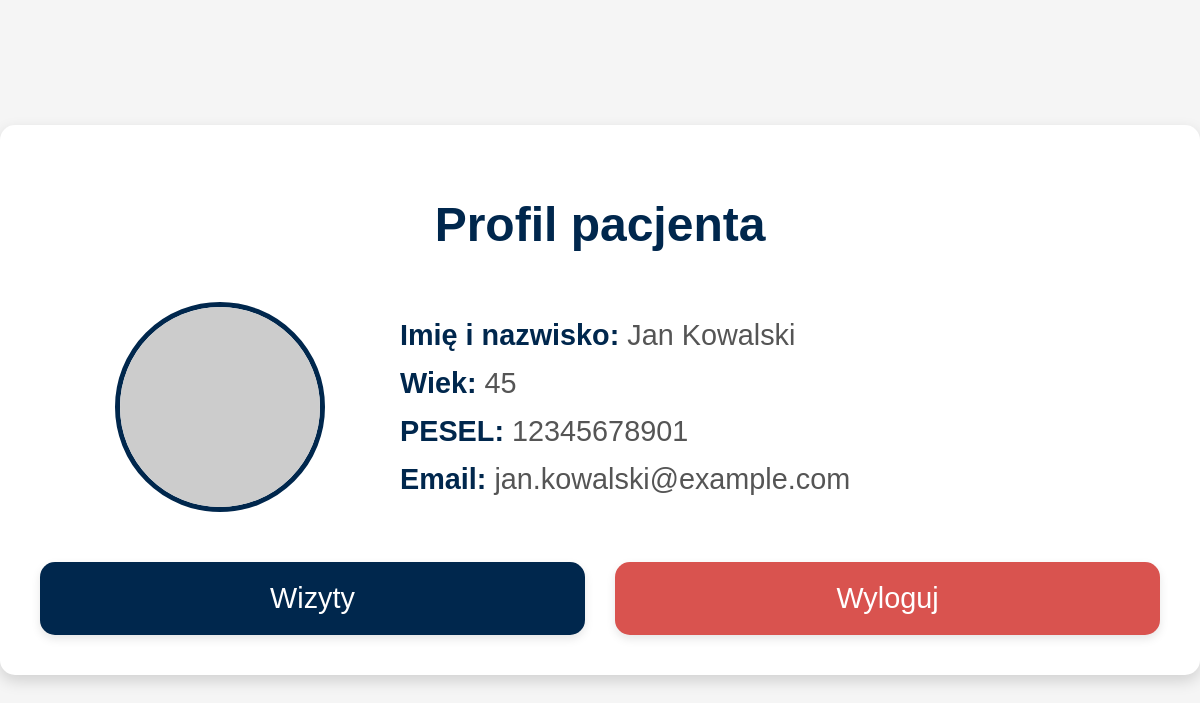
The app's page /cal/profil.php?pesel=12345678901 with its own data.
### tables this page shows
CREATE TABLE `pacjent` (
  `id_pacjenta` int(11) NOT NULL,
  `pesel` varchar(11) NOT NULL,
  `imie` varchar(50) NOT NULL,
  `nazwisko` varchar(50) NOT NULL,
  `wiek` int(11) DEFAULT NULL CHECK (`wiek` > 0 and `wiek` < 150),
  `plec` enum('M','K') NOT NULL,
  `mail` varchar(100) NOT NULL,
  `haslo` varchar(255) NOT NULL
);

### cal/profil.php (the view, shortened to what this page needs)
<?php
include 'config.php';
$pesel = $_GET['pesel'];
try {
    $stmt = $conn->prepare("SELECT imie, nazwisko, wiek, pesel, mail FROM pacjent WHERE pesel = :pesel");
    $stmt->bindParam(':pesel', $pesel);
    $stmt->execute();
    $user = $stmt->fetch(PDO::FETCH_ASSOC);
} catch (PDOException $e) {
    die("Błąd bazy danych: " . $e->getMessage());
}
?>
<!DOCTYPE html>
<html lang="pl">
<head>
    <link rel="stylesheet" href="styles.css">
</head>
<body>
    <div class="container">
        <h1>Profil pacjenta</h1>
        <div class="profile-section">
            <div class="profile-picture">
                <img src="https://via.placeholder.com/200" alt="">
            </div>
            <div class="profile-details">
                <p><span>Imię i nazwisko:</span> <?php echo htmlspecialchars($user['imie'] . ' ' . $user['nazwisko']); ?></p>
                <p><span>Wiek:</span> <?php echo htmlspecialchars($user['wiek']); ?></p>
                <p><span>PESEL:</span> <?php echo htmlspecialchars($user['pesel']); ?></p>
                <p><span>Email:</span> <?php echo htmlspecialchars($user['mail']); ?></p>
            </div>
        </div>
        <div class="buttons-container">
            <a href="cal.html" class="button">Wizyty</a>
            <a href="logout.php" class="button logout">Wyloguj</a>
        </div>
    </div>
</body>
</html>

### cal/styles.css (style rules this page uses)
body { font-family: Arial, sans-serif; background-color: #f4f4f9; margin: 0; padding: 0; display: flex; justify-content: center; align-items: center; height: 100vh; }
.container { display: flex; justify-content: center; align-items: center; flex-direction: column; width: 100%; max-width: 500px; background: #fff; padding: 20px; border-radius: 10px; box-shadow: 0 2px 10px rgba(0, 0, 0, 0.1); }
p { margin-top: 15px; font-size: 14px; color: #555; }

### cal/profil.php (style rules this page uses)
body { font-family: Arial, sans-serif; background-color: #f5f5f5; margin: 0; padding: 0; }
.container { max-width: 1200px; margin: 40px auto; background: white; padding: 40px; border-radius: 15px; box-shadow: 0 6px 15px rgba(0, 0, 0, 0.15); display: flex; flex-direction: column; align-items: center; }
h1 { color: #00274d; text-align: center; font-size: 3rem; margin-bottom: 50px; }
.profile-section { display: flex; align-items: center; justify-content: space-between; width: 100%; margin-bottom: 50px; }
.profile-details { flex: 1; padding-right: 40px; }
.profile-details p { margin: 15px 0; font-size: 1.8rem; }
.profile-details p span { font-weight: bold; color: #00274d; }
.profile-picture { flex: 0.5; display: flex; align-items: center; justify-content: center; }
.profile-picture img { width: 200px; height: 200px; border-radius: 50%; border: 5px solid #00274d; }
.buttons-container { display: grid; grid-template-columns: repeat(2, 1fr); gap: 30px; width: 100%; }
.button { text-align: center; padding: 20px; border-radius: 15px; text-decoration: none; font-size: 1.8rem; color: white; background-color: #00274d; transition: background-color 0.3s, transform 0.2s; box-shadow: 0 4px 10px rgba(0, 0, 0, 0.1); }
.button.logout { background-color: #d9534f; }

### records on screen
pacjent: imie+nazwisko "Jan Kowalski", wiek "45", pesel "12345678901", mail "jan.kowalski@example.com"
